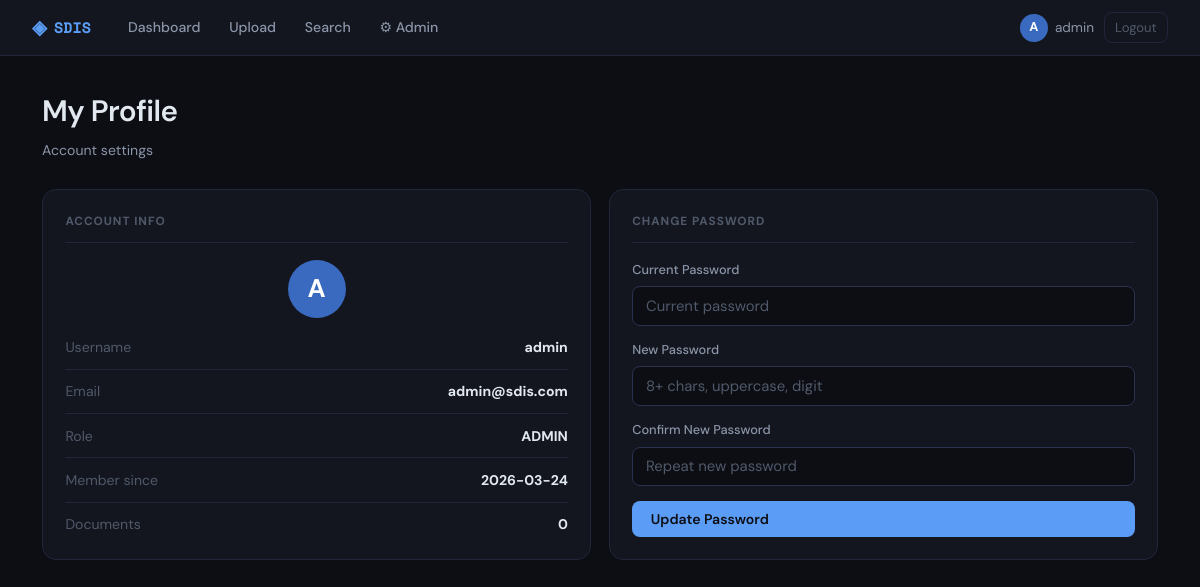
Page /auth/profile (signed in) on the committed database.
### tables this page shows
CREATE TABLE users (
            id          INTEGER PRIMARY KEY AUTOINCREMENT,
            username    TEXT    NOT NULL UNIQUE,
            email       TEXT    NOT NULL UNIQUE,
            password    TEXT    NOT NULL,
            role        TEXT    NOT NULL DEFAULT 'user',
            created_at  DATETIME DEFAULT CURRENT_TIMESTAMP,
            is_active   INTEGER  DEFAULT 1
        );

### modules/auth.py (the view)
@auth_bp.route("/profile")
@login_required
def profile():
    conn = get_db_connection()
    user = conn.execute(
        "SELECT id,username,email,role,created_at FROM users WHERE id=?",
        (session["user_id"],)
    ).fetchone()
    doc_count = conn.execute(
        "SELECT COUNT(*) FROM documents WHERE user_id=? AND is_deleted=0",
        (session["user_id"],)
    ).fetchone()[0]
    conn.close()
    return render_template("profile.html", user=user, doc_count=doc_count)

### database/db.py (called while the page is built)
def get_db_connection():
    conn = sqlite3.connect(DB_PATH)
    conn.row_factory = sqlite3.Row
    conn.execute("PRAGMA journal_mode=WAL")   # better concurrency
    conn.execute("PRAGMA foreign_keys=ON")
    return conn

### modules/auth.py (called while the page is built)
def login_required(f):
    @wraps(f)
    def wrapper(*args, **kwargs):
        if "user_id" not in session:
            flash("Please login to continue.", "error")
            return redirect(url_for("auth.login"))
        return f(*args, **kwargs)
    return wrapper

### templates/profile.html (shortened to what this page needs)
{% extends "base.html" %}
{% block content %}
<div class="page-hdr">
  <div><h1>My Profile</h1><p class="sub">Account settings</p></div>
</div>
<div class="two-col">
  <div class="card">
    <h3 class="card-title">Account Info</h3>
    <div class="profile-avatar">{{ user.username[0]|upper }}</div>
    <div class="info-rows">
      <div class="info-row"><span>Username</span><strong>{{ user.username }}</strong></div>
      <div class="info-row"><span>Email</span><strong>{{ user.email }}</strong></div>
      <div class="info-row"><span>Role</span><strong>{{ user.role|upper }}</strong></div>
      <div class="info-row"><span>Member since</span><strong>{{ user.created_at[:10] }}</strong></div>
      <div class="info-row"><span>Documents</span><strong>{{ doc_count }}</strong></div>
    </div>
  </div>
  <div class="card">
    <h3 class="card-title">Change Password</h3>
    <form action="/auth/change_password" method="POST" class="auth-form">
      <div class="field">
        <label>Current Password</label>
        <input type="password" name="old_password" required placeholder="Current password">
      </div>
      <div class="field">
        <label>New Password</label>
        <input type="password" name="new_password" required placeholder="8+ chars, uppercase, digit">
      </div>
      <div class="field">
        <label>Confirm New Password</label>
        <input type="password" name="confirm_new" required placeholder="Repeat new password">
      </div>
      <button type="submit" class="btn btn-primary">Update Password</button>
    </form>
  </div>
</div>
{% endblock %}

### static/css/main.css (style rules this page uses)
:root { --bg: #0c0e14; --card: #13161f; --hover: #1a1e2a; --border: #21263a; --border2: #2b3150; --accent: #5b9cf6; --accent-d: #3a6abf; --accent-bg: rgba(91,156,246,.12); --green: #4ade80; --red: #f87171; --yellow: #fbbf24; --txt: #e2e8f0; --txt2: #8b95a8; --txt3: #50596a; --mono: 'Space Mono', monospace; --sans: 'DM Sans', sans-serif; --r: 8px; --r2: 14px; --t: .18s ease; }
*,*::before,*::after { box-sizing:border-box;margin:0;padding:0 }
html { font-size:16px;scroll-behavior:smooth }
body { font-family:var(--sans);background:var(--bg);color:var(--txt);line-height:1.6;min-height:100vh }
h1 { font-size:1.85rem;font-weight:600;letter-spacing:-.02em }
h3 { font-size:1.05rem;font-weight:500 }
input,select,textarea,button { font-family:var(--sans);font-size:.93rem }
.btn { display:inline-flex;align-items:center;gap:.35rem; padding:.5rem 1.1rem;border-radius:var(--r); font-size:.88rem;font-weight:500;cursor:pointer; transition:all var(--t);border:1px solid transparent; text-decoration:none; }
.btn-primary { background:var(--accent);color:#0c0e14;font-weight:600 }
.page-hdr { display:flex;justify-content:space-between;align-items:flex-start;margin-bottom:1.75rem }
.page-hdr h1 { margin-bottom:.2rem }
.sub { color:var(--txt2);font-size:.88rem }
.card { background:var(--card);border:1px solid var(--border);border-radius:var(--r2);padding:1.4rem }
.card-title { font-size:.74rem;font-weight:700;text-transform:uppercase; letter-spacing:.08em;color:var(--txt3); margin-bottom:1.1rem;padding-bottom:.65rem;border-bottom:1px solid var(--border); }
.two-col { display:grid;grid-template-columns:1fr 1fr;gap:1.1rem }
.auth-form { display:flex;flex-direction:column;gap:.9rem }
.field { display:flex;flex-direction:column;gap:.35rem }
.field label { font-size:.8rem;font-weight:500;color:var(--txt2) }
input[type=text],input[type=email],input[type=password],select,textarea { background:var(--bg);border:1px solid var(--border2);border-radius:var(--r); color:var(--txt);padding:.55rem .8rem;transition:border-color var(--t);width:100%;outline:none; }
input::placeholder,textarea::placeholder { color:var(--txt3) }
.profile-avatar { width:58px;height:58px;background:var(--accent-d);color:#fff;border-radius:50%; display:flex;align-items:center;justify-content:center; font-size:1.6rem;font-weight:700;margin:0 auto 1.1rem; }
.info-rows { display:flex;flex-direction:column;gap:.65rem }
.info-row { display:flex;justify-content:space-between;align-items:center;padding-bottom:.65rem;border-bottom:1px solid var(--border);font-size:.88rem }
.info-row:last-child { border-bottom:none;padding-bottom:0 }
.info-row span { color:var(--txt3) }

### rows in the picture
users: username "A", username "admin", email "admin@sdis.com", role "ADMIN", created_at "2026-03-24"

### other values in the picture
{{ session.username[0]|upper }} "A"
{{ session.username }} "admin"
{{ doc_count }} "0"
